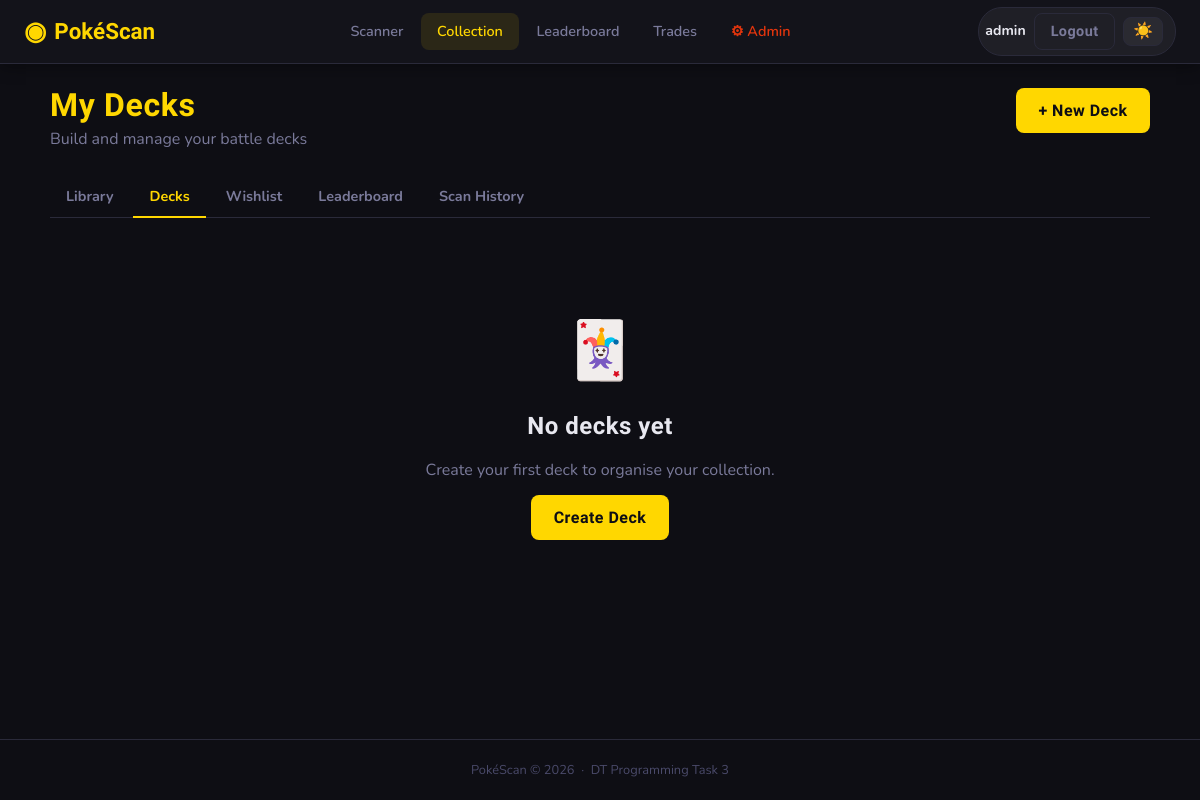
The page /collection/decks (signed in) on the database as committed earlier.
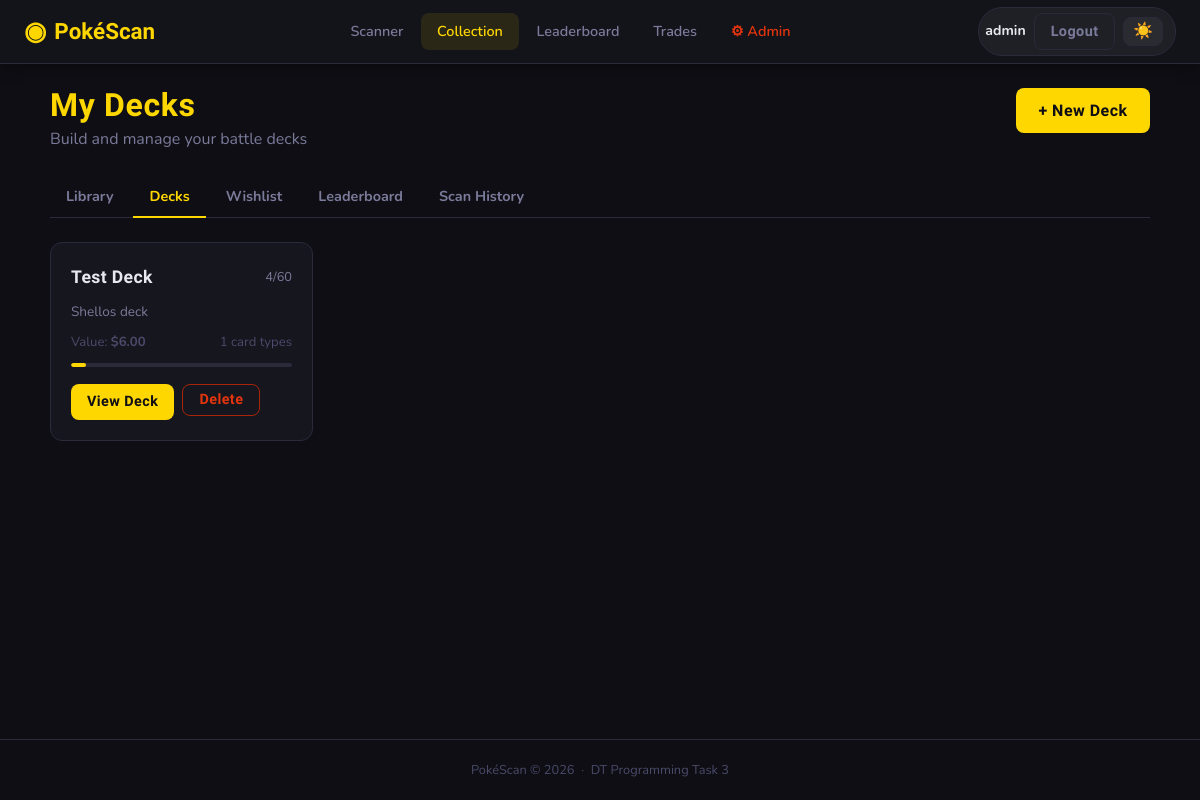
The same page on the database as committed later.
### app/models.py (models this page shows, shortened)
class User(UserMixin, db.Model):
    __tablename__ = 'users'
    id         = db.Column(db.Integer, primary_key=True)
    username   = db.Column(db.String(80), unique=True, nullable=False)
    email      = db.Column(db.String(120), unique=True, nullable=False)
    password   = db.Column(db.String(256), nullable=False)
    role       = db.Column(db.String(20), nullable=False, default='user')
    created_at = db.Column(db.DateTime, default=datetime.utcnow)
    scans       = db.relationship('Scan',         backref='user', lazy=True, cascade='all, delete-orphan')
    decks       = db.relationship('Deck',         backref='user', lazy=True, cascade='all, delete-orphan')
    wishlist    = db.relationship('WishlistItem', backref='user', lazy=True, cascade='all, delete-orphan')
    @property
    def is_admin(self):
        return self.role == 'admin'

class Deck(db.Model):
    __tablename__ = 'decks'
    id          = db.Column(db.Integer, primary_key=True)
    user_id     = db.Column(db.Integer, db.ForeignKey('users.id'), nullable=False)
    name        = db.Column(db.String(100), nullable=False)
    description = db.Column(db.Text)
    created_at  = db.Column(db.DateTime, default=datetime.utcnow)
    deck_cards  = db.relationship('DeckCard', backref='deck', lazy=True, cascade='all, delete-orphan')
    @property
    def total_cards(self):
        return sum(dc.quantity for dc in self.deck_cards)
    @property
    def total_value(self):
        return round(sum((dc.card.market_value or 0) * dc.quantity for dc in self.deck_cards), 2)

class DeckCard(db.Model):
    __tablename__ = 'deck_cards'
    id       = db.Column(db.Integer, primary_key=True)
    deck_id  = db.Column(db.Integer, db.ForeignKey('decks.id'),  nullable=False)
    card_id  = db.Column(db.Integer, db.ForeignKey('cards.id'),  nullable=False)
    quantity = db.Column(db.Integer, nullable=False, default=1)
    __table_args__ = (db.UniqueConstraint('deck_id', 'card_id'),)

class Card(db.Model):
    __tablename__ = 'cards'
    id              = db.Column(db.Integer, primary_key=True)
    name            = db.Column(db.String(100), nullable=False)
    set_name        = db.Column(db.String(100), nullable=False)
    set_number      = db.Column(db.String(20))
    rarity          = db.Column(db.String(50))          # e.g. "Rare Holo", "Common"
    card_type       = db.Column(db.String(50))          # e.g. "Pokemon", "Trainer", "Energy"
    hp              = db.Column(db.Integer)
    pokemon_type    = db.Column(db.String(50))          # e.g. "Fire", "Water"
    description     = db.Column(db.Text)
    image_url       = db.Column(db.String(500))         # URL to card image
    market_value    = db.Column(db.Float, default=0.0)  # AUD value
    roboflow_class  = db.Column(db.String(100), unique=True, nullable=False)  # Matches Roboflow label exactly
    added_at        = db.Column(db.DateTime, default=datetime.utcnow)
    scans      = db.relationship('Scan',         backref='card', lazy=True)
    deck_cards = db.relationship('DeckCard',     backref='card', lazy=True, cascade='all, delete-orphan')
    wishlist   = db.relationship('WishlistItem', backref='card', lazy=True, cascade='all, delete-orphan')

### app/collection/routes.py (the view)
@collection_bp.route('/decks')
@login_required
def decks():
    return render_template('collection/decks.html', decks=current_user.decks)

### app/templates/collection/decks.html (shortened to what this page needs)
{% extends "base.html" %}
{% block content %}
<div class="page-container">
    <div class="page-header">
        <div>
            <h1 class="page-title">My Decks</h1>
            <p class="page-subtitle">Build and manage your battle decks</p>
        </div>
        <a href="{{ url_for('collection.new_deck') }}" class="btn btn-primary">+ New Deck</a>
    </div>
    <div class="sub-nav">
        <a href="{{ url_for('collection.library') }}"  class="sub-link">Library</a>
        <a href="{{ url_for('collection.decks') }}"    class="sub-link active">Decks</a>
        <a href="{{ url_for('collection.wishlist') }}" class="sub-link">Wishlist</a>
        <a href="{{ url_for('collection.leaderboard') }}" class="sub-link">Leaderboard</a>
        <a href="{{ url_for('collection.scan_history') }}" class="sub-link ">Scan History</a>
    </div>
    {% if decks %}
    <div class="deck-grid">
        {% for deck in decks %}
        <div class="deck-card">
            <div class="deck-card-header">
                <h3>{{ deck.name }}</h3>
                <span class="deck-size">{{ deck.total_cards }}/60</span>
            </div>
            {% if deck.description %}
            <p class="deck-desc">{{ deck.description }}</p>
            {% endif %}
            <div class="deck-meta">
                <span>Value: <strong>${{ "%.2f"|format(deck.total_value) }}</strong></span>
                <span>{{ deck.deck_cards|length }} card types</span>
            </div>
            <div class="deck-progress-track">
                <div class="deck-progress-fill" style="width: {{ [deck.total_cards / 60 * 100, 100]|min }}%"></div>
            </div>
            <div class="deck-actions">
                <a href="{{ url_for('collection.deck_detail', deck_id=deck.id) }}" class="btn btn-primary btn-sm">View Deck</a>
                <form method="POST" action="{{ url_for('collection.delete_deck', deck_id=deck.id) }}"
                      onsubmit="return confirm('Delete {{ deck.name }}?')">
                    <button type="submit" class="btn btn-ghost btn-sm btn-danger">Delete</button>
                </form>
            </div>
        </div>
        {% endfor %}
    </div>
    {% else %}
    <div class="empty-state">
        <p class="empty-icon">🃏</p>
        <h2>No decks yet</h2>
        <p>Create your first deck to organise your collection.</p>
        <a href="{{ url_for('collection.new_deck') }}" class="btn btn-primary">Create Deck</a>
    </div>
    {% endif %}
</div>
{% endblock %}

### app/templates/base.html (shortened to what this page needs)
<!DOCTYPE html>
<html lang="en">
<head>
    <link rel="stylesheet" href="{{ url_for('static', filename='css/style.css') }}">
</head>
<body>
<nav class="navbar">
    <a class="nav-brand" href="{{ url_for('scanner.home') }}">
        <span class="brand-icon">◉</span>
        <span>PokéScan</span>
    </a>
    {% if current_user.is_authenticated %}
    <div class="nav-links">
        <a href="{{ url_for('scanner.home') }}"
           class="nav-link {% if request.blueprint == 'scanner' %}active{% endif %}">
            Scanner
        </a>
        <a href="{{ url_for('collection.library') }}"
            class="nav-link {% if request.blueprint == 'collection' and request.endpoint != 'collection.leaderboard' %}active{% endif %}">
                Collection
        </a>
        <a href="{{ url_for('collection.leaderboard') }}"
            class="nav-link {% if request.endpoint == 'collection.leaderboard' %}active{% endif %}">
                Leaderboard
        </a>
        <a href="{{ url_for('trade.inbox') }}" class="nav-link">Trades</a>
        {% if current_user.is_admin %}
        <a href="{{ url_for('admin.dashboard') }}"
           class="nav-link admin-link {% if request.blueprint == 'admin' %}active{% endif %}">
            ⚙ Admin
        </a>
        {% endif %}
    </div>
    <div class="nav-user">
        <a href="{{ url_for('profile.my_profile') }}" class="nav-username">
            {{ current_user.username }}
        </a>
        <a href="{{ url_for('auth.logout') }}" class="btn btn-ghost btn-sm">Logout</a>
        <button class="theme-toggle" id="themeToggle" onclick="toggleTheme()" title="Toggle theme">☀️</button>
    </div>
    {% endif %}
</nav>
<main class="main-content">
    {% block content %}{% endblock %}
</main>
<footer class="footer">
    <p>PokéScan &copy; 2026 &nbsp;·&nbsp; DT Programming Task 3</p>
</footer>
</body>
</html>

Rows that differ between the two databases and show on the page:
added Deck: name "Test Deck", total_cards "4", description "Shellos deck", deck_cards|length "1", {{ [deck.total_cards / 60 * 100, 100]|min }} 6.666666666666667 (drawn)
now on this page (row unchanged): Card: total_value "6.00"
Other text that changed with them:
text no longer shown: "🃏 No decks yet Create your first deck to organise your collection. Create Deck"
